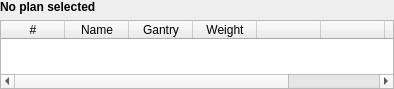
<?xml version="1.0" encoding="UTF-8"?>
<ui version="4.0">
 <class>qMRMLBeamsTableView</class>
 <widget class="QWidget" name="qMRMLBeamsTableView">
  <property name="geometry">
   <rect>
    <x>0</x>
    <y>0</y>
    <width>394</width>
    <height>89</height>
   </rect>
  </property>
  <property name="sizePolicy">
   <sizepolicy hsizetype="Preferred" vsizetype="MinimumExpanding">
    <horstretch>0</horstretch>
    <verstretch>0</verstretch>
   </sizepolicy>
  </property>
  <property name="minimumSize">
   <size>
    <width>0</width>
    <height>74</height>
   </size>
  </property>
  <property name="windowTitle">
   <string>qMRMLBeamsTableView</string>
  </property>
  <layout class="QGridLayout" name="gridLayout">
   <property name="leftMargin">
    <number>0</number>
   </property>
   <property name="topMargin">
    <number>0</number>
   </property>
   <property name="rightMargin">
    <number>0</number>
   </property>
   <property name="bottomMargin">
    <number>0</number>
   </property>
   <item row="0" column="0">
    <widget class="QLabel" name="BeamsTableMessageLabel">
     <property name="sizePolicy">
      <sizepolicy hsizetype="Preferred" vsizetype="Fixed">
       <horstretch>0</horstretch>
       <verstretch>0</verstretch>
      </sizepolicy>
     </property>
     <property name="minimumSize">
      <size>
       <width>0</width>
       <height>13</height>
      </size>
     </property>
     <property name="font">
      <font>
       <weight>75</weight>
       <bold>true</bold>
      </font>
     </property>
     <property name="text">
      <string>No plan selected</string>
     </property>
    </widget>
   </item>
   <item row="1" column="0">
    <widget class="QTableWidget" name="BeamsTable">
     <property name="sizePolicy">
      <sizepolicy hsizetype="Ignored" vsizetype="MinimumExpanding">
       <horstretch>0</horstretch>
       <verstretch>1</verstretch>
      </sizepolicy>
     </property>
     <property name="minimumSize">
      <size>
       <width>0</width>
       <height>56</height>
      </size>
     </property>
     <property name="maximumSize">
      <size>
       <width>16777215</width>
       <height>16777215</height>
      </size>
     </property>
     <property name="alternatingRowColors">
      <bool>true</bool>
     </property>
     <property name="columnCount">
      <number>8</number>
     </property>
     <attribute name="horizontalHeaderDefaultSectionSize">
      <number>64</number>
     </attribute>
     <attribute name="verticalHeaderVisible">
      <bool>false</bool>
     </attribute>
     <column>
      <property name="text">
       <string>#</string>
      </property>
      <property name="toolTip">
       <string>Segment visibility in 3D (click on header to change all)</string>
      </property>
     </column>
     <column>
      <property name="text">
       <string>Name</string>
      </property>
      <property name="toolTip">
       <string>Segment fill visibility in 2D (click on header to change all)</string>
      </property>
     </column>
     <column>
      <property name="text">
       <string>Gantry</string>
      </property>
      <property name="toolTip">
       <string>Segment outline visibility in 2D (click on header to change all)</string>
      </property>
     </column>
     <column>
      <property name="text">
       <string>Weight</string>
      </property>
     </column>
     <column>
      <property name="text">
       <string/>
      </property>
     </column>
     <column>
      <property name="text">
       <string/>
      </property>
     </column>
     <column>
      <property name="text">
       <string/>
      </property>
     </column>
     <column>
      <property name="text">
       <string/>
      </property>
     </column>
    </widget>
   </item>
  </layout>
 </widget>
 <resources/>
 <connections/>
</ui>
